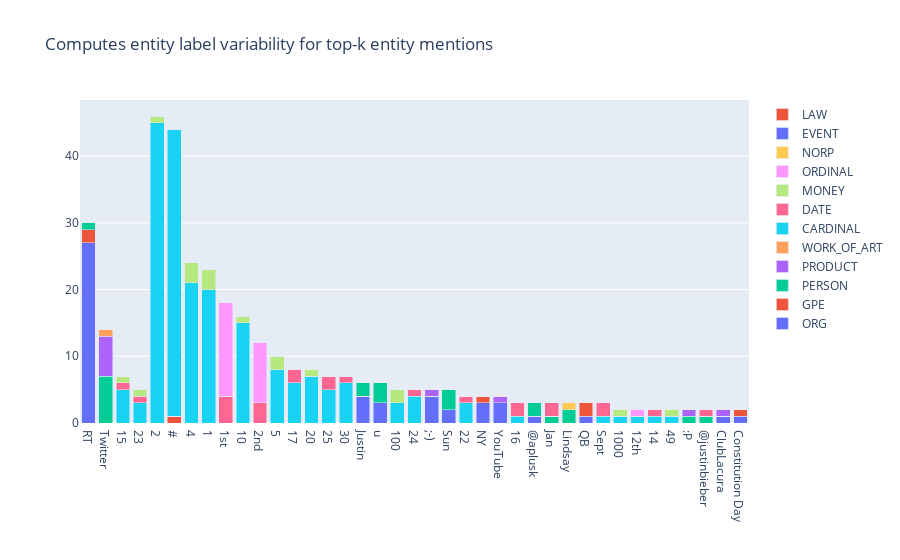

Notebook code for this chart:
### Markdown cell above
## Explore the metrics for the dataset

### Code cell
from rubrix.metrics.token_classification import entity_consistency

entity_consistency(name="spacy_sm_wnut17", mentions=400, threshold= 2).visualize()

### Figure 1 — Plotly figure (JSON) as saved in the notebook; plotly's stock layout.template omitted (floating-point values rounded to 4 significant figures)
{"data": [{"name": "ORG", "type": "bar", "x": ["RT", "Twitter", "15", "23", "2", "#", "4", "1", "1st", "10", "2nd", "5", "17", "20", "25", "30", "Justin", "u", "100", "24", ";-)", "Sun", "22", "NY", "YouTube", "16", "@aplusk", "Jan", "Lindsay", "QB", "Sept", "1000", "12th", "14", "49", ":P", "@justinbieber", "ClubLacura", "Constitution Day"], "y": [27, 0, 0, 0, 0, 0, 0, 0, 0, 0, 0, 0, 0, 0, 0, 0, 4, 3, 0, 0, 4, 2, 0, 3, 3, 0, 1, 0, 0, 1, 0, 0, 0, 0, 0, 0, 0, 1, 0]}, {"name": "GPE", "type": "bar", "x": ["RT", "Twitter", "15", "23", "2", "#", "4", "1", "1st", "10", "2nd", "5", "17", "20", "25", "30", "Justin", "u", "100", "24", ";-)", "Sun", "22", "NY", "YouTube", "16", "@aplusk", "Jan", "Lindsay", "QB", "Sept", "1000", "12th", "14", "49", ":P", "@justinbieber", "ClubLacura", "Constitution Day"], "y": [2, 0, 0, 0, 0, 1, 0, 0, 0, 0, 0, 0, 0, 0, 0, 0, 0, 0, 0, 0, 0, 0, 0, 1, 0, 0, 0, 0, 0, 2, 0, 0, 0, 0, 0, 0, 0, 0, 0]}, {"name": "PERSON", "type": "bar", "x": ["RT", "Twitter", "15", "23", "2", "#", "4", "1", "1st", "10", "2nd", "5", "17", "20", "25", "30", "Justin", "u", "100", "24", ";-)", "Sun", "22", "NY", "YouTube", "16", "@aplusk", "Jan", "Lindsay", "QB", "Sept", "1000", "12th", "14", "49", ":P", "@justinbieber", "ClubLacura", "Constitution Day"], "y": [1, 7, 0, 0, 0, 0, 0, 0, 0, 0, 0, 0, 0, 0, 0, 0, 2, 3, 0, 0, 0, 3, 0, 0, 0, 0, 2, 1, 2, 0, 0, 0, 0, 0, 0, 1, 1, 0, 0]}, {"name": "PRODUCT", "type": "bar", "x": ["RT", "Twitter", "15", "23", "2", "#", "4", "1", "1st", "10", "2nd", "5", "17", "20", "25", "30", "Justin", "u", "100", "24", ";-)", "Sun", "22", "NY", "YouTube", "16", "@aplusk", "Jan", "Lindsay", "QB", "Sept", "1000", "12th", "14", "49", ":P", "@justinbieber", "ClubLacura", "Constitution Day"], "y": [0, 6, 0, 0, 0, 0, 0, 0, 0, 0, 0, 0, 0, 0, 0, 0, 0, 0, 0, 0, 1, 0, 0, 0, 1, 0, 0, 0, 0, 0, 0, 0, 0, 0, 0, 1, 0, 1, 0]}, {"name": "WORK_OF_ART", "type": "bar", "x": ["RT", "Twitter", "15", "23", "2", "#", "4", "1", "1st", "10", "2nd", "5", "17", "20", "25", "30", "Justin", "u", "100", "24", ";-)", "Sun", "22", "NY", "YouTube", "16", "@aplusk", "Jan", "Lindsay", "QB", "Sept", "1000", "12th", "14", "49", ":P", "@justinbieber", "ClubLacura", "Constitution Day"], "y": [0, 1, 0, 0, 0, 0, 0, 0, 0, 0, 0, 0, 0, 0, 0, 0, 0, 0, 0, 0, 0, 0, 0, 0, 0, 0, 0, 0, 0, 0, 0, 0, 0, 0, 0, 0, 0, 0, 0]}, {"name": "CARDINAL", "type": "bar", "x": ["RT", "Twitter", "15", "23", "2", "#", "4", "1", "1st", "10", "2nd", "5", "17", "20", "25", "30", "Justin", "u", "100", "24", ";-)", "Sun", "22", "NY", "YouTube", "16", "@aplusk", "Jan", "Lindsay", "QB", "Sept", "1000", "12th", "14", "49", ":P", "@justinbieber", "ClubLacura", "Constitution Day"], "y": [0, 0, 5, 3, 45, 43, 21, 20, 0, 15, 0, 8, 6, 7, 5, 6, 0, 0, 3, 4, 0, 0, 3, 0, 0, 1, 0, 0, 0, 0, 1, 1, 1, 1, 1, 0, 0, 0, 0]}, {"name": "DATE", "type": "bar", "x": ["RT", "Twitter", "15", "23", "2", "#", "4", "1", "1st", "10", "2nd", "5", "17", "20", "25", "30", "Justin", "u", "100", "24", ";-)", "Sun", "22", "NY", "YouTube", "16", "@aplusk", "Jan", "Lindsay", "QB", "Sept", "1000", "12th", "14", "49", ":P", "@justinbieber", "ClubLacura", "Constitution Day"], "y": [0, 0, 1, 1, 0, 0, 0, 0, 4, 0, 3, 0, 2, 0, 2, 1, 0, 0, 0, 1, 0, 0, 1, 0, 0, 2, 0, 2, 0, 0, 2, 0, 0, 1, 0, 0, 1, 0, 0]}, {"name": "MONEY", "type": "bar", "x": ["RT", "Twitter", "15", "23", "2", "#", "4", "1", "1st", "10", "2nd", "5", "17", "20", "25", "30", "Justin", "u", "100", "24", ";-)", "Sun", "22", "NY", "YouTube", "16", "@aplusk", "Jan", "Lindsay", "QB", "Sept", "1000", "12th", "14", "49", ":P", "@justinbieber", "ClubLacura", "Constitution Day"], "y": [0, 0, 1, 1, 1, 0, 3, 3, 0, 1, 0, 2, 0, 1, 0, 0, 0, 0, 2, 0, 0, 0, 0, 0, 0, 0, 0, 0, 0, 0, 0, 1, 0, 0, 1, 0, 0, 0, 0]}, {"name": "ORDINAL", "type": "bar", "x": ["RT", "Twitter", "15", "23", "2", "#", "4", "1", "1st", "10", "2nd", "5", "17", "20", "25", "30", "Justin", "u", "100", "24", ";-)", "Sun", "22", "NY", "YouTube", "16", "@aplusk", "Jan", "Lindsay", "QB", "Sept", "1000", "12th", "14", "49", ":P", "@justinbieber", "ClubLacura", "Constitution Day"], "y": [0, 0, 0, 0, 0, 0, 0, 0, 14, 0, 9, 0, 0, 0, 0, 0, 0, 0, 0, 0, 0, 0, 0, 0, 0, 0, 0, 0, 0, 0, 0, 0, 1, 0, 0, 0, 0, 0, 0]}, {"name": "NORP", "type": "bar", "x": ["RT", "Twitter", "15", "23", "2", "#", "4", "1", "1st", "10", "2nd", "5", "17", "20", "25", "30", "Justin", "u", "100", "24", ";-)", "Sun", "22", "NY", "YouTube", "16", "@aplusk", "Jan", "Lindsay", "QB", "Sept", "1000", "12th", "14", "49", ":P", "@justinbieber", "ClubLacura", "Constitution Day"], "y": [0, 0, 0, 0, 0, 0, 0, 0, 0, 0, 0, 0, 0, 0, 0, 0, 0, 0, 0, 0, 0, 0, 0, 0, 0, 0, 0, 0, 1, 0, 0, 0, 0, 0, 0, 0, 0, 0, 0]}, {"name": "EVENT", "type": "bar", "x": ["RT", "Twitter", "15", "23", "2", "#", "4", "1", "1st", "10", "2nd", "5", "17", "20", "25", "30", "Justin", "u", "100", "24", ";-)", "Sun", "22", "NY", "YouTube", "16", "@aplusk", "Jan", "Lindsay", "QB", "Sept", "1000", "12th", "14", "49", ":P", "@justinbieber", "ClubLacura", "Constitution Day"], "y": [0, 0, 0, 0, 0, 0, 0, 0, 0, 0, 0, 0, 0, 0, 0, 0, 0, 0, 0, 0, 0, 0, 0, 0, 0, 0, 0, 0, 0, 0, 0, 0, 0, 0, 0, 0, 0, 0, 1]}, {"name": "LAW", "type": "bar", "x": ["RT", "Twitter", "15", "23", "2", "#", "4", "1", "1st", "10", "2nd", "5", "17", "20", "25", "30", "Justin", "u", "100", "24", ";-)", "Sun", "22", "NY", "YouTube", "16", "@aplusk", "Jan", "Lindsay", "QB", "Sept", "1000", "12th", "14", "49", ":P", "@justinbieber", "ClubLacura", "Constitution Day"], "y": [0, 0, 0, 0, 0, 0, 0, 0, 0, 0, 0, 0, 0, 0, 0, 0, 0, 0, 0, 0, 0, 0, 0, 0, 0, 0, 0, 0, 0, 0, 0, 0, 0, 0, 0, 0, 0, 0, 1]}], "layout": {"autosize": true, "barmode": "stack", "title": {"text": "Computes entity label variability for top-k entity mentions"}, "xaxis": {"autorange": true, "range": [-0.5, 38.5], "title": {"text": ""}, "type": "category"}, "yaxis": {"autorange": true, "range": [0, 48.42], "title": {"text": ""}, "type": "linear"}}}
